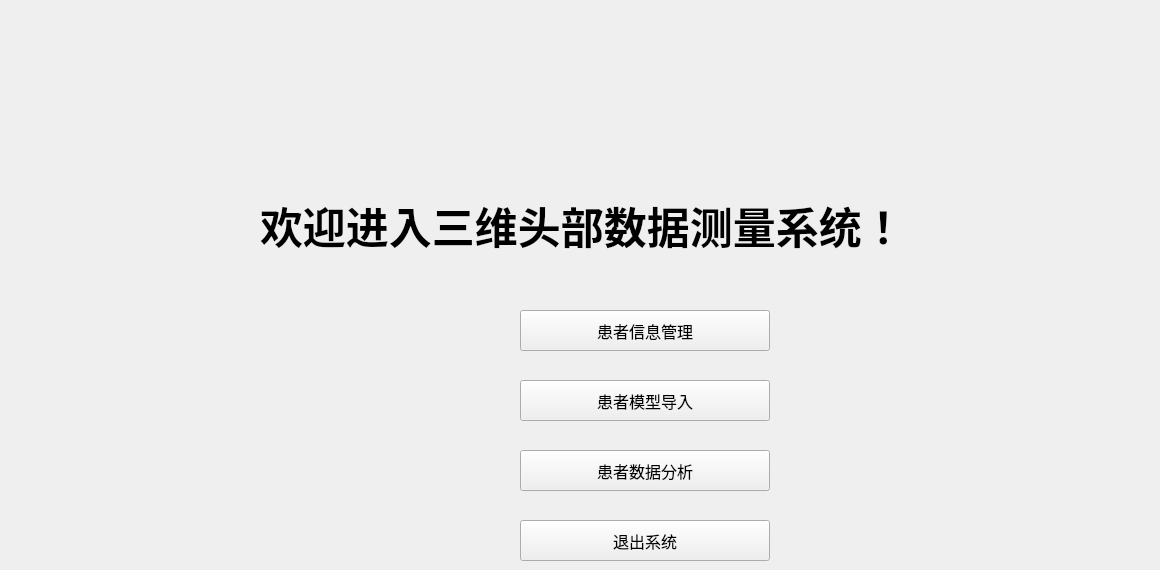
      <widget class="QWidget" name="page_5">
       <property name="sizePolicy">
        <sizepolicy hsizetype="Preferred" vsizetype="Preferred">
         <horstretch>1</horstretch>
         <verstretch>1</verstretch>
        </sizepolicy>
       </property>
       <widget class="QPushButton" name="pushButton_2">
        <property name="geometry">
         <rect>
          <x>520</x>
          <y>450</y>
          <width>250</width>
          <height>41</height>
         </rect>
        </property>
        <property name="sizePolicy">
         <sizepolicy hsizetype="Expanding" vsizetype="Expanding">
          <horstretch>0</horstretch>
          <verstretch>0</verstretch>
         </sizepolicy>
        </property>
        <property name="maximumSize">
         <size>
          <width>250</width>
          <height>50</height>
         </size>
        </property>
        <property name="font">
         <font>
          <family>Agency FB</family>
          <pointsize>12</pointsize>
          <weight>50</weight>
          <bold>false</bold>
         </font>
        </property>
        <property name="layoutDirection">
         <enum>Qt::LeftToRight</enum>
        </property>
        <property name="text">
         <string>患者数据分析</string>
        </property>
       </widget>
       <widget class="QPushButton" name="pushButton_3">
        <property name="geometry">
         <rect>
          <x>520</x>
          <y>520</y>
          <width>250</width>
          <height>41</height>
         </rect>
        </property>
        <property name="sizePolicy">
         <sizepolicy hsizetype="Expanding" vsizetype="Expanding">
          <horstretch>0</horstretch>
          <verstretch>0</verstretch>
         </sizepolicy>
        </property>
        <property name="maximumSize">
         <size>
          <width>250</width>
          <height>50</height>
         </size>
        </property>
        <property name="font">
         <font>
          <family>Agency FB</family>
          <pointsize>12</pointsize>
          <weight>50</weight>
          <bold>false</bold>
         </font>
        </property>
        <property name="layoutDirection">
         <enum>Qt::LeftToRight</enum>
        </property>
        <property name="text">
         <string>退出系统</string>
        </property>
       </widget>
       <widget class="QPushButton" name="pushButton">
        <property name="geometry">
         <rect>
          <x>520</x>
          <y>380</y>
          <width>250</width>
          <height>41</height>
         </rect>
        </property>
        <property name="sizePolicy">
         <sizepolicy hsizetype="Expanding" vsizetype="Expanding">
          <horstretch>0</horstretch>
          <verstretch>0</verstretch>
         </sizepolicy>
        </property>
        <property name="maximumSize">
         <size>
          <width>250</width>
          <height>50</height>
         </size>
        </property>
        <property name="font">
         <font>
          <family>Agency FB</family>
          <pointsize>12</pointsize>
          <weight>50</weight>
          <bold>false</bold>
         </font>
        </property>
        <property name="layoutDirection">
         <enum>Qt::LeftToRight</enum>
        </property>
        <property name="text">
         <string>患者模型导入</string>
        </property>
       </widget>
       <widget class="QPushButton" name="pushButton_4">
        <property name="geometry">
         <rect>
          <x>520</x>
          <y>310</y>
          <width>250</width>
          <height>41</height>
         </rect>
        </property>
        <property name="sizePolicy">
         <sizepolicy hsizetype="Expanding" vsizetype="Expanding">
          <horstretch>0</horstretch>
          <verstretch>0</verstretch>
         </sizepolicy>
        </property>
        <property name="maximumSize">
         <size>
          <width>250</width>
          <height>50</height>
         </size>
        </property>
        <property name="font">
         <font>
          <family>Agency FB</family>
          <pointsize>12</pointsize>
          <weight>50</weight>
          <bold>false</bold>
         </font>
        </property>
        <property name="layoutDirection">
         <enum>Qt::LeftToRight</enum>
        </property>
        <property name="text">
         <string>患者信息管理</string>
        </property>
       </widget>
       <widget class="QLabel" name="label_8">
        <property name="geometry">
         <rect>
          <x>260</x>
          <y>170</y>
          <width>891</width>
          <height>111</height>
         </rect>
        </property>
        <property name="font">
         <font>
          <pointsize>32</pointsize>
          <weight>75</weight>
          <bold>true</bold>
         </font>
        </property>
        <property name="text">
         <string>欢迎进入三维头部数据测量系统！</string>
        </property>
       </widget>
      </widget>
